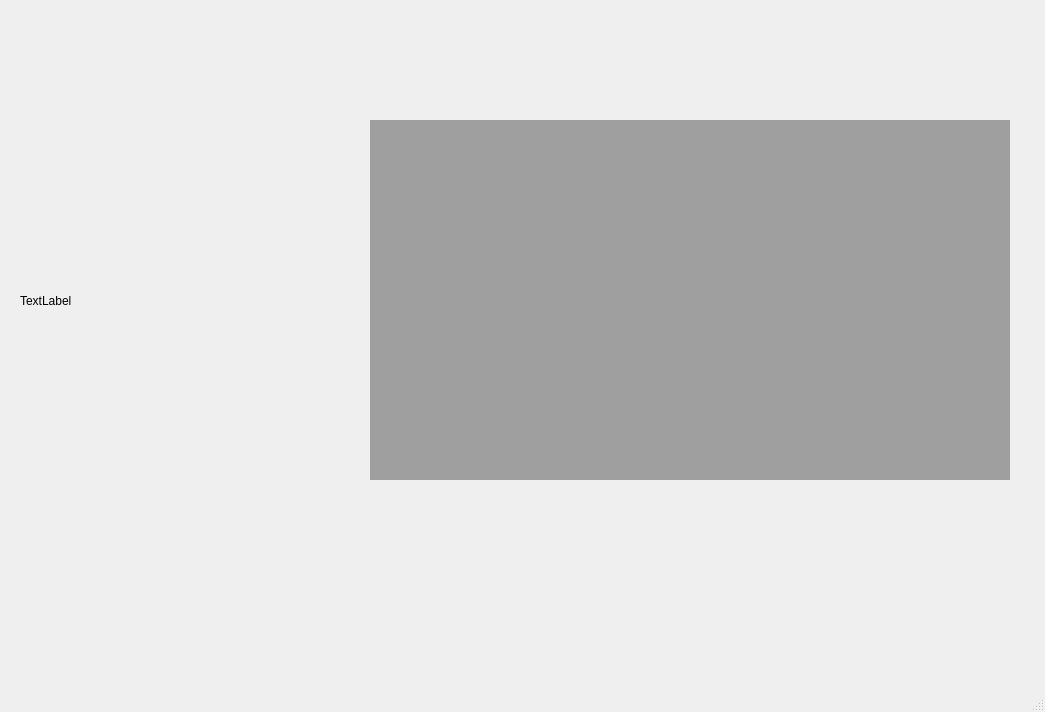
<?xml version="1.0" encoding="UTF-8"?>
<ui version="4.0">
 <class>RecMedWindow</class>
 <widget class="QMainWindow" name="RecMedWindow">
  <property name="geometry">
   <rect>
    <x>0</x>
    <y>0</y>
    <width>1045</width>
    <height>712</height>
   </rect>
  </property>
  <property name="windowTitle">
   <string>MainWindow</string>
  </property>
  <widget class="QWidget" name="centralwidget">
   <widget class="QMdiArea" name="mdiArea">
    <property name="geometry">
     <rect>
      <x>370</x>
      <y>120</y>
      <width>640</width>
      <height>360</height>
     </rect>
    </property>
   </widget>
   <widget class="QLabel" name="label">
    <property name="geometry">
     <rect>
      <x>20</x>
      <y>130</y>
      <width>311</width>
      <height>341</height>
     </rect>
    </property>
    <property name="text">
     <string>TextLabel</string>
    </property>
   </widget>
  </widget>
  <widget class="QStatusBar" name="statusBar"/>
 </widget>
 <resources/>
 <connections/>
</ui>
